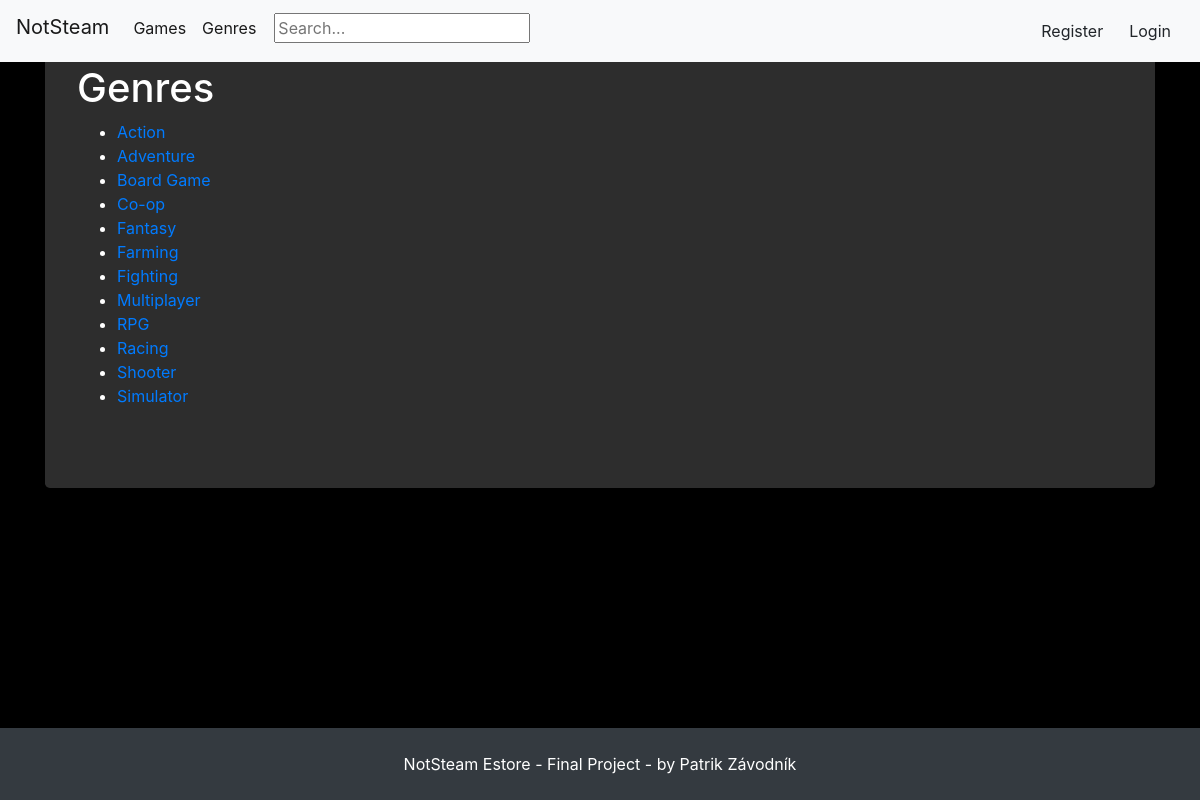
The page /genres/ on the database its author committed.
### viewer/models.py (models this page shows, shortened)
class Genre(Model):
    name = CharField(max_length=100, null=False, blank=False, unique=True)
    description = TextField(null=True, blank=True)
    class Meta:
        ordering = ['name']
    def __str__(self):
        return self.name

### viewer/views.py (the view)
# urls.py: path('genres/', GenresListView.as_view(), name="genres"),
class GenresListView(ListView):
    template_name = 'genres.html'
    model = Genre
    context_object_name = 'genres'

### viewer/templates/genres.html (shortened to what this page needs)
{% extends "base.html" %}
{% block content %}
    <h1>Genres</h1>
    <ul>
        {% for genre in genres %}
            <li>
                <a href="{% url 'genre' genre.id %}">{{ genre }}</a>
            </li>
        {% endfor %}
    </ul>
{% endblock %}

### rows shown on the page
Genre: name "Action"
Genre: name "Adventure"
Genre: name "Board Game"
Genre: name "Co-op"
Genre: name "Fantasy"
Genre: name "Farming"
Genre: name "Fighting"
Genre: name "Multiplayer"
Genre: name "RPG"
Genre: name "Racing"
Genre: name "Shooter"
Genre: name "Simulator"
